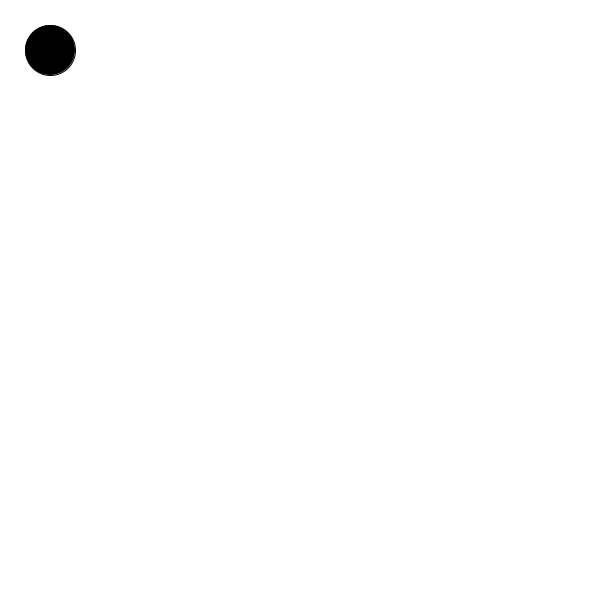
Frame 1 (no input)
Frame 60 (the mouse pressed at the canvas centre just before this capture): identical to frame 1, image omitted
Frame 120 (the mouse held since frame 60 and released just before this capture): identical to frame 1, image omitted

The Processing sketch that drew this single still picture (run headless with seeded random() and noise(); from frame 60 on, the mouse is pressed at the canvas centre):

// Processing sketch: processing_185725
// ── processing_185725.pde

void setup(){
  size(600,600);
}

void draw(){
  if(mouseY>300) {
    background(0);
    fill(255);
  }
  
  else {
  
  background (255);
  fill(0);
  }
  
  ellipse( 50, 50, 50 ,50);
}
